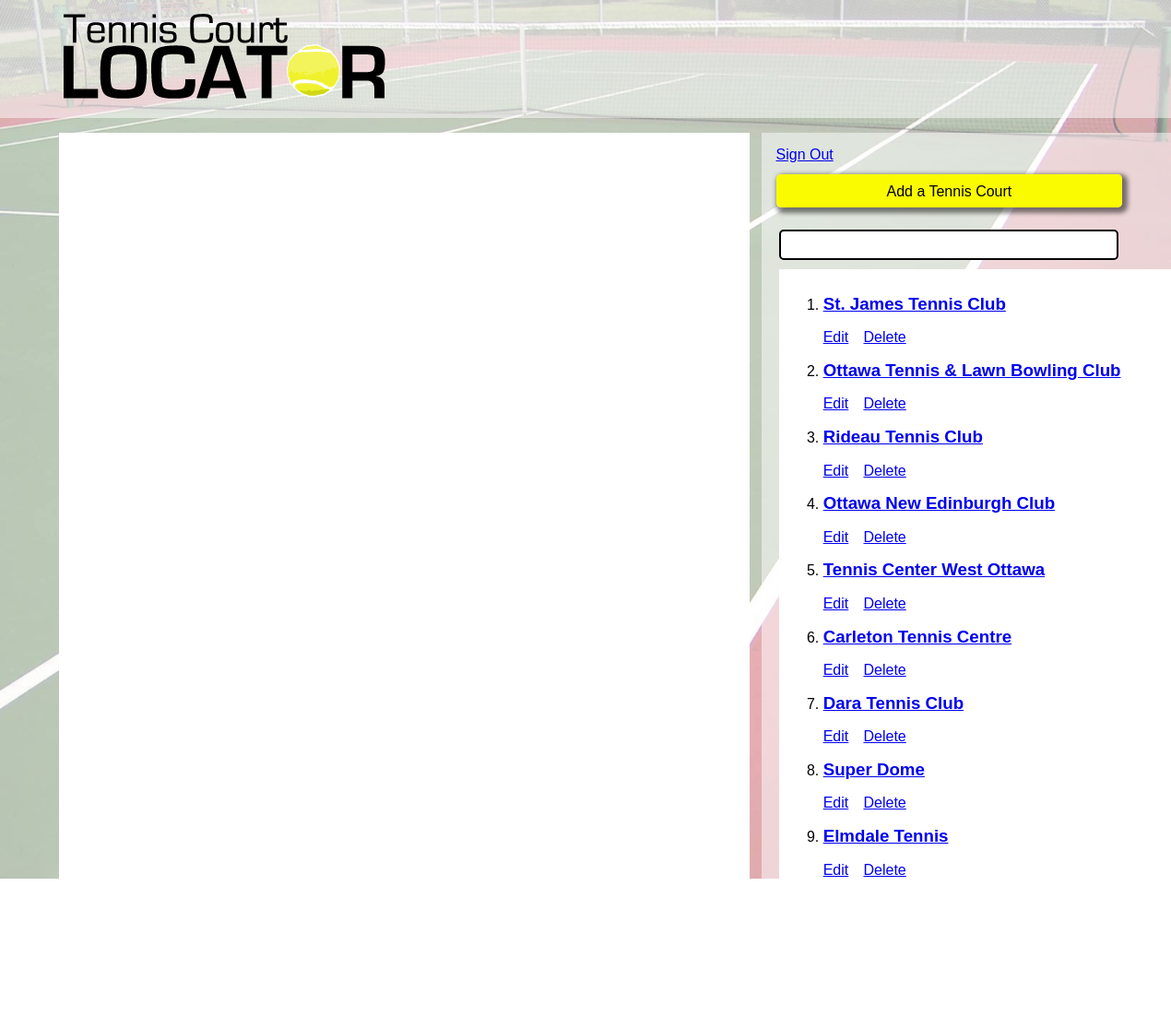
/admin/index.php (signed in), run on an earlier commit of the app's database.
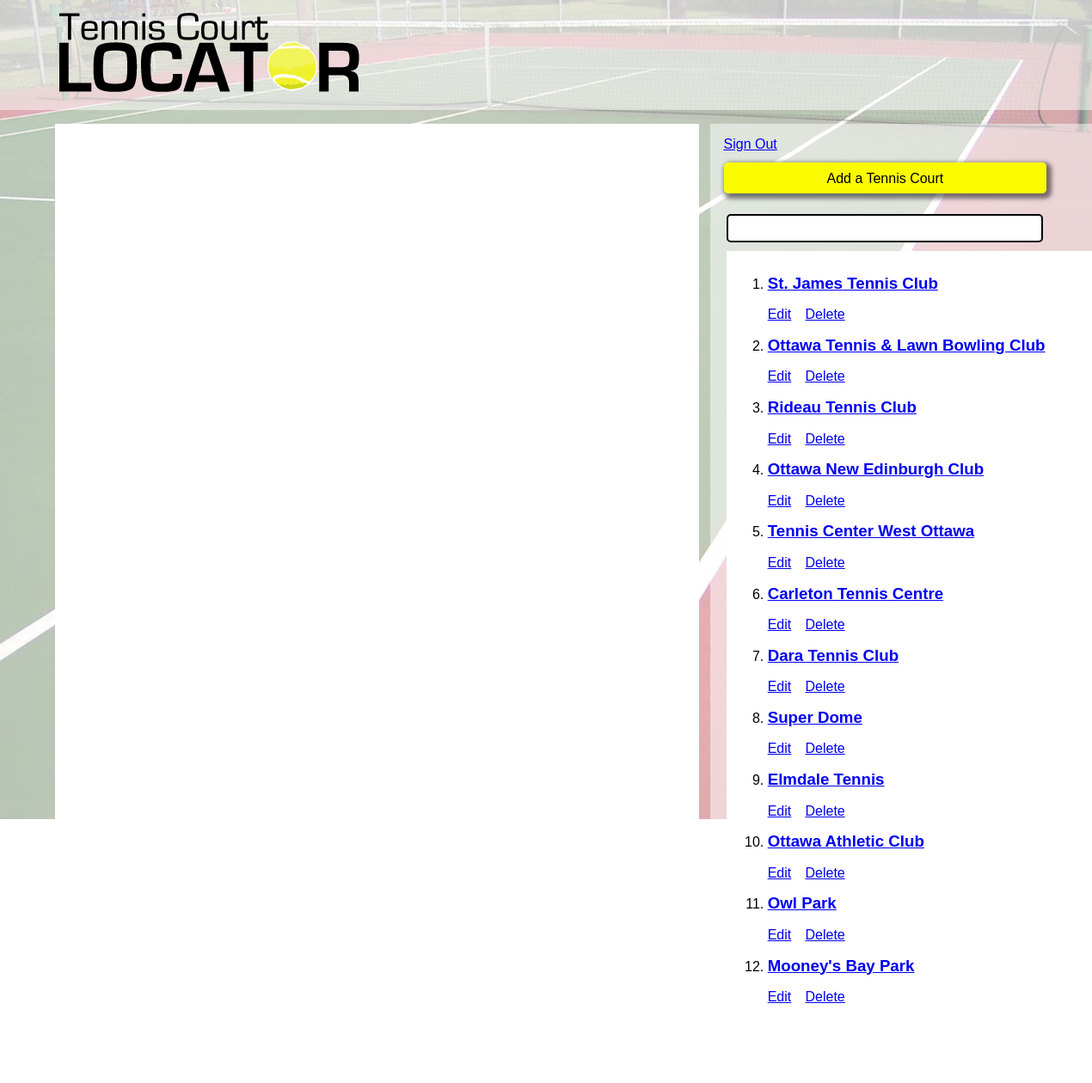
And on a later commit of the database.
### tables this page shows
CREATE TABLE IF NOT EXISTS `tenniscourtlocator` (
  `id` int(11) NOT NULL AUTO_INCREMENT,
  `name` varchar(100) NOT NULL,
  `longitude` double NOT NULL,
  `latitude` double NOT NULL,
  `street_address` varchar(255) NOT NULL,
  `rate_count` int(11) NOT NULL,
  `rate_total` int(11) NOT NULL,
  `isindoor` tinyint(1) NOT NULL,
  `isoutdoor` tinyint(1) NOT NULL,
  PRIMARY KEY (`id`)
);

### admin/index.php (the view, shortened to what this page needs)
<?php
	require_once '../includes/db.php';
	$results = $db->query('
		SELECT id, name, longitude, latitude, street_address FROM tenniscourtlocator
		ORDER BY id ASC
	');
?><!DOCTYPE HTML>
<html>
<head>
	<link href="../css/admin.css" rel="stylesheet">
</head>
<body>
	<div id="header"><img src="../images/tcl-title.png" alt="Tennis Court Locator Logo"></div>
	<section>
		<div id="map"></div>
		<article>
			<p class="sign-out"><a href="sign-out.php">Sign Out</a></p>
			<nav>
				<a href="add.php">Add a Tennis Court</a>
			</nav>
			<input id="search">
			<div class="results">
				<ol>
					<?php foreach ($results as $tenniscourts) : ?>
						<li itemscope itemtype="http://schema.org/TouristAttraction" data-id="<?php echo $tenniscourts['id']; ?>">
							<h3><a href="single.php?id=<?php echo $tenniscourts['id']; ?>" itemprop="name"><?php echo $tenniscourts['name']; ?></a></h3>
							<p>
								<a href="edit.php?id=<?php echo $tenniscourts['id']; ?>">Edit</a>
								<a href="delete.php?id=<?php echo $tenniscourts['id']; ?>">Delete</a>
							</p>
						</li>
					<?php endforeach; ?>
				</ol>
			</div>
		</article>
	</section>
</body>
</html>

### css/admin.css (style rules this page uses)
html { margin:0; }
body { margin:0; padding:0; background:url(../images/tcl-bg.jpg) no-repeat top center; background-size:100%; font: normal 100%/1 Arial, Helvetica, sans-serif; }
#header { width:100%; height:8em; background-color:rgba(255,255,255,0.5); }
#header img { margin: 0 0 0 4.5%; }
#map { position: absolute; left:5%; width: 59%; height:90%; background-color:#fff; }
nav { margin:1.5em 0; }
nav a, nav a:link, nav a:visited { text-decoration:none; margin: 0 1em 0; padding:2% 25%; color:#000; background-color:#fbfb00; -webkit-border-radius: 5px; -moz-border-radius: 5px; border-radius: 5px; -webkit-box-shadow: 3px 3px 5px 3px rgba(0, 0, 0, .5); -moz-box-shadow: 3px 3px 5px 3px rgba(0, 0, 0, .5); box-shadow: 3px 3px 5px 3px rgba(0, 0, 0, .5); }
#search { background-color:#fff; -webkit-border-radius: 5px; -moz-border-radius: 5px; border-radius: 5px; margin: 2% 0 0 4%; width: 27em; height: 2em; border: 2px solid #000; }
article { display:inline-block; background-color:rgba(255,255,255,0.5); margin:0 0 0 65%; width:30em; height:90%; }
section { margin:1.25% 0 0 0; }
p a { margin:0 3% 0 0; }
.results { width:90%; height:70%; margin:2% 0 0 4%; padding:.65em .5em; background-color:#fff; }
.sign-out { margin: 1em 0 0 1em; }

What changed in the data, as far as the page shows it:
added tenniscourtlocator: name "Ottawa Athletic Club"
added tenniscourtlocator: name "Owl Park"
added tenniscourtlocator: name "Mooney's Bay Park"
